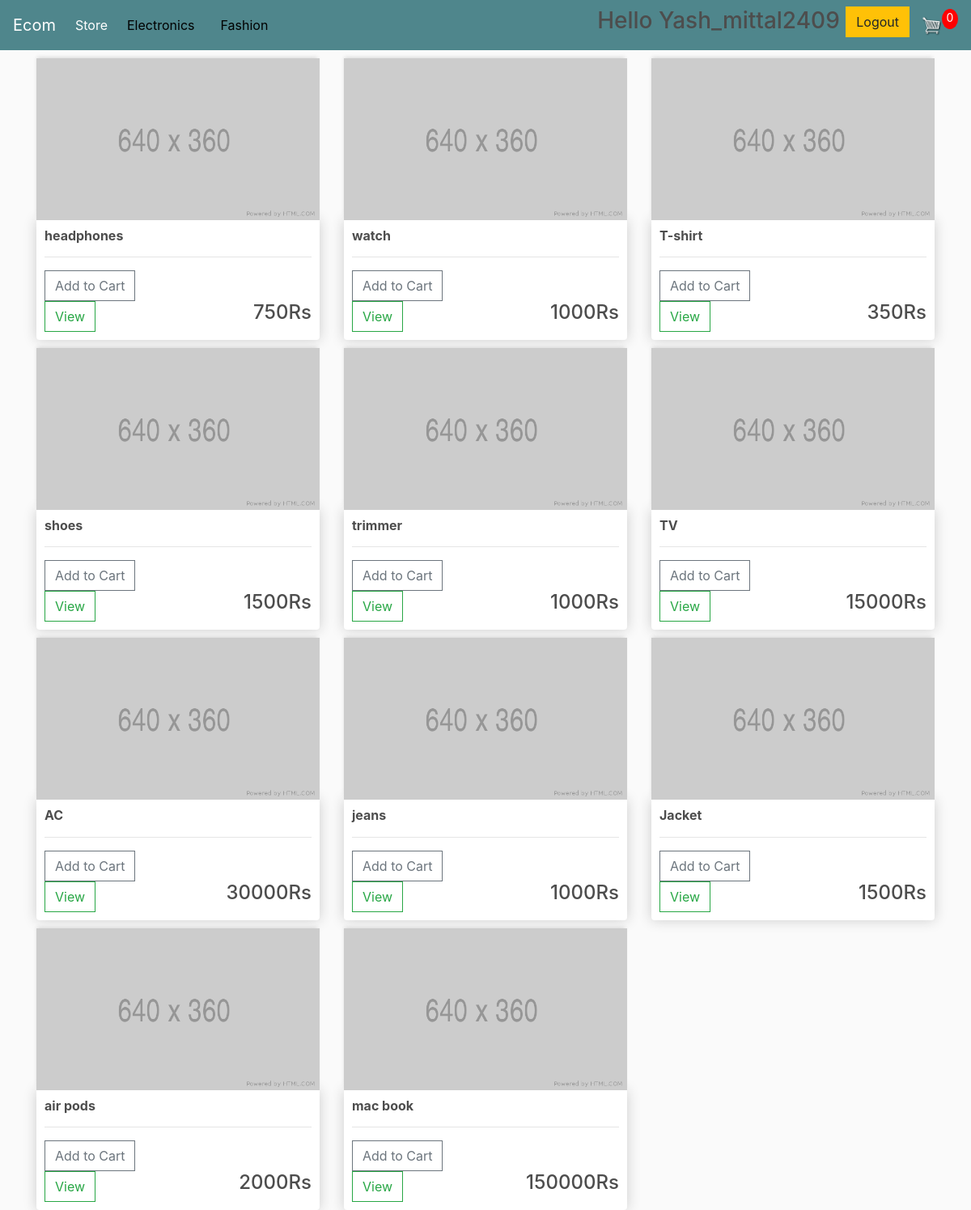
Page / (signed in) on the committed database.
### store/models.py (models this page shows, shortened)
class Product(models.Model):
	name = models.CharField(max_length=200)
	price = models.IntegerField()
	digital = models.BooleanField(default=False,null=True, blank=True)
	title = models.CharField(max_length=100,null=True)

### store/views.py (the view)
# urls.py: path('', views.store, name="store"),
def store(request):
	if request.user.is_authenticated:
		if Customer.objects.filter(user=request.user).exists():
			customer = Customer.objects.get(user=request.user)
		else:
			customer = Customer.objects.create(user=request.user,email = request.user.email,name = request.user.first_name)
			print(customer)
			customer.save()
		order,created = Order.objects.get_or_create(customer=customer,complete=False)
		items = order.orderitem_set.all()
		cartitems = order.get_cart_items
	else:
		items = []
		order = {'get_cart_total':0,'get_cart_items':0,'shipping':False}
		cartitems = order['get_cart_items']
	prdt = Product.objects.all();
	return render(request,'store.html',{'product':prdt,'cartitems':cartitems})

### store/models.py (called while the page is built)
	@property
	def get_cart_items(self):
		orderitems = self.orderitem_set.all()
		sum=0
		for item in orderitems:
			sum = sum + item.quantity
		return sum

### store/templates/store.html (shortened to what this page needs)
{% extends 'main.html' %}
{% load static %}
{% block content %}
	<div class="row">
		{% for i in product %}
			<div class="col-lg-4">
				<img class="thumbnail" src="{% static 'images/placeholder.png' %}">
				<div class="box-element product">
					<h6><strong>{{i.name}}</strong></h6>
					<hr>
					<form action="{% url 'add' %}" method="post">
						<button value={{i.id}} name = 'try' class="btn btn-outline-secondary add-btn" data-action="add" type="submit">Add to Cart</button>
					</form>
					<a class="btn btn-outline-success" href="#">View</a>
					<h4 style="display: inline-block; float: right">{{i.price}}Rs</h4>
				</div>
			</div>
		{% endfor %}
	</div>
{% endblock content %}

### store/templates/main.html (shortened to what this page needs)
{% load static %}
<!DOCTYPE html>
<html>
    <head>
	    <link rel="stylesheet" href="https://stackpath.bootstrapcdn.com/bootstrap/4.1.3/css/bootstrap.min.css">
		<link rel="stylesheet" href="https://stackpath.bootstrapcdn.com/bootstrap/4.4.1/css/bootstrap.min.css">
		<link rel="stylesheet" type="text/css" href="{% static 'css/main.css' %}">
    </head>
    <body>
    	<nav class="navbar navbar-expand-lg navbar-dark bg-dark">
	  <a class="navbar-brand" href="{% url 'store' %}">Ecom</a>
	  <div class="collapse navbar-collapse" id="navbarSupportedContent">
	    <ul class="navbar-nav mr-auto">
	      <li class="nav-item active">
	        <a class="nav-link" href="{% url 'store' %}">Store <span class="sr-only">(current)</span></a>
	      </li>
	      <li class="nav-item active">
	      	<form action="{% url 'filters' %}" method="post">
	        	<button class="navbar navbar-expand-lg navbar-dark" style="background-color: #4f868c; border-color: #4f868c; border-width: 0" name="type" value="electronics" type="submit">Electronics <span class="sr-only">(current)</span></button>
	        </form>
	      </li>
	      <li class="nav-item active">
	        <form action="{% url 'filters' %}" method="post">
	        	 <button class="navbar navbar-expand-lg navbar-dark" style="background-color: #4f868c; border-color: #4f868c; border-width: 0" name="type" value="fashion" type="submit"> Fashion <span class="sr-only">(current)</span></button>
	        </form>
	      </li>
	    </ul>
	    <div class="form-inline my-2 my-lg-0">
	    	{% if user.is_authenticated %}
		    	<h3>Hello {{user.username}}
		    	<a href="{% url 'logout' %}"class="btn btn-warning">Logout</a></h3>
	    	{% else %}
	    		<h3>
		     	<a href="{% url 'login' %}"class="btn btn-warning">Login</a>
		     	<a href="{% url 'register' %}"class="btn btn-warning">Register</a>
		     	</h3>
	     	{% endif %}
	     	<a href="{% url 'cart' %}">
	    		<img  id="cart-icon" src="{% static 'images/cart.png' %}">
	    	</a>
	    	<p id="cart-total">{{cartitems}}</p>
	    </div>
	  	</div>
		</nav>
    	<div class="container">
    		{% block content %}
    		{% endblock content %}
    	</div>
    </body>
</html>

### static/css/main.css (style rules this page uses)
body { background-color: hsl(0, 0%, 98%); }
h1,h2,h3,h4,h5,h6 { color:hsl(0, 0%, 30%); }
.box-element { box-shadow:hsl(0, 0%, 80%) 0 0 16px; background-color: #fff; border-radius: 4px; padding: 10px; }
.thumbnail { width: 100%; height: 200px; -webkit-box-shadow: -1px -3px 5px -2px rgba(214,214,214,1); -moz-box-shadow: -1px -3px 5px -2px rgba(214,214,214,1); box-shadow: -1px -3px 5px -2px rgba(214,214,214,1); }
.product { border-radius: 0 0 4px 4px; }
.bg-dark { background-color: #4f868c!important; }
#cart-icon { width:25px; display: inline-block; margin-left: 15px; }
#cart-total { display: block; text-align: center; color:#fff; background-color: red; width: 20px; height: 25px; border-radius: 50%; font-size: 14px; }
.col-lg-4, .col-lg-6, .col-lg-8, .col-lg-12 { margin-top: 10px; }
.btn { border-radius: 0; }

### rows in the picture
Product: name "headphones", {{ i.id }} 1 (drawn), price "750"
Product: name "watch", {{ i.id }} 2 (drawn), price "1000"
Product: name "T-shirt", {{ i.id }} 3 (drawn), price "350"
Product: name "shoes", {{ i.id }} 4 (drawn), price "1500"
Product: name "trimmer", {{ i.id }} 5 (drawn), price "1000"
Product: name "TV", {{ i.id }} 6 (drawn), price "15000"
Product: name "AC", {{ i.id }} 7 (drawn), price "30000"
Product: name "jeans", {{ i.id }} 8 (drawn), price "1000"
Product: name "Jacket", {{ i.id }} 9 (drawn), price "1500"
Product: name "air pods", {{ i.id }} 10 (drawn), price "2000"
Product: name "mac book", {{ i.id }} 11 (drawn), price "150000"

### other values in the picture
{{ user.username }} "Yash_mittal2409"
{{ cartitems }} "0"
